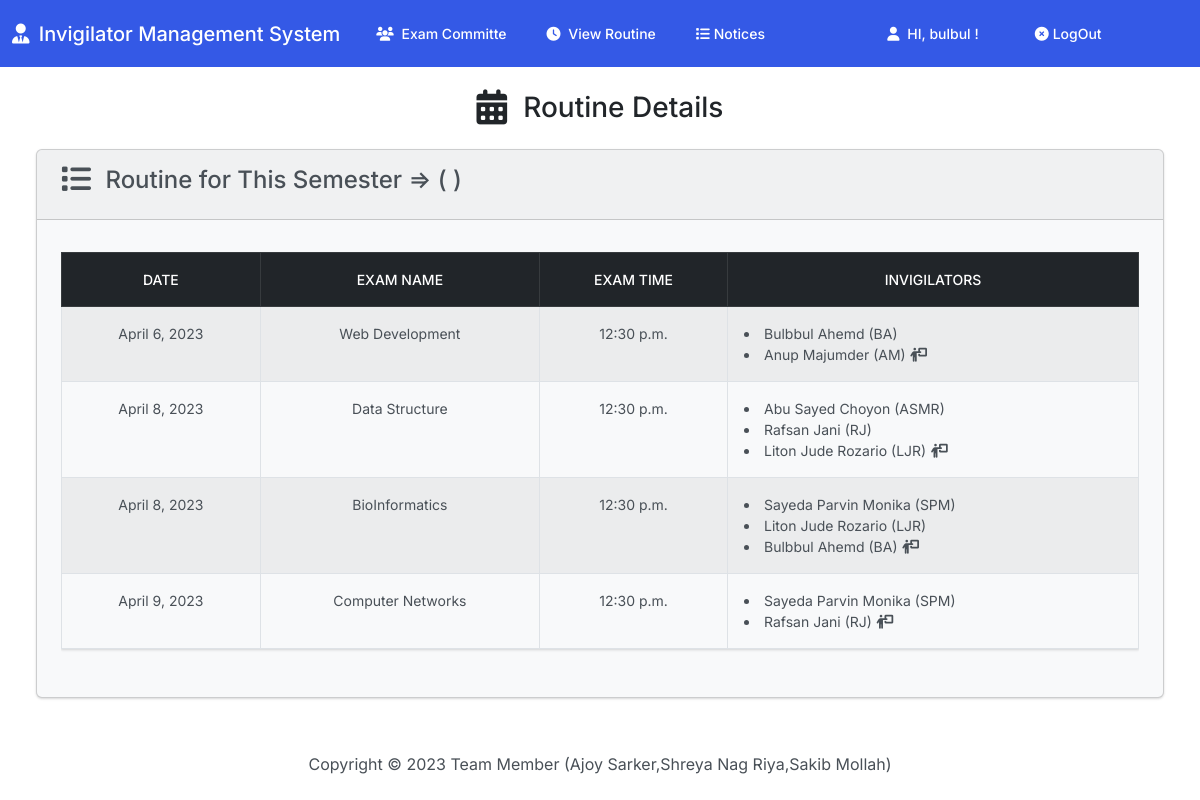
/viewsemester/1-1/ (signed in), run on the app's committed database.
### InvApp/models.py (models this page shows, shortened)
class Exam(models.Model):
    subject = models.OneToOneField(Course, on_delete=models.CASCADE, null=True)
    date = models.DateField()
    exam_time = models.TimeField(null=True)
    teachers = models.ManyToManyField(Teacher, null=True)

class Course (models.Model):
    course_name = models.CharField(max_length=200, null=True, unique=True)
    course_teacher = models.OneToOneField(
        Teacher, on_delete=models.CASCADE, null=True)
    def __str__(self):
        return self.course_name

class Teacher (models.Model):
    choice = (
        ('Yes', 'Chairman'),
        ('No', 'Just a Teacher')
    )
    user = models.OneToOneField(User, on_delete=models.CASCADE, null=True)
    first_name = models.CharField(max_length=50)
    last_name = models.CharField(max_length=50)
    short_name = models.CharField(max_length=10, null=True, unique=True)
    designation = models.CharField(max_length=50)
    image = models.ImageField(upload_to='images/', default='images/default_image.png')

### InvApp/views.py (the view)
# urls.py: path('viewsemester/<str:semester_name>/', views.EachSemesterView.as_view(), name='viewsemester'),
class EachSemesterView(LoginRequiredMixin, DetailView):
    login_url = 'stu_login'
    model = Semester
    template_name = 'inv/view_semester.html'
    context_object_name = 'semester'
    def get_object(self, queryset=None):
        semester_name = self.kwargs['semester_name']
        return get_object_or_404(Semester, semester_name=semester_name)
    def get_context_data(self, **kwargs):
        context = super().get_context_data(**kwargs)
        semester = self.object
        routine = get_object_or_404(Routine, semester=semester)
        selected_exams = routine.exams.all()
        context['exams'] = selected_exams
        return context

### InvApp/templates/inv/view_semester.html (shortened to what this page needs)
{% extends 'inv/base.html' %}
{% load static %}
{% block body %}
<h3 class="text-center m-4">
  <i class="fa-solid fa-calendar-days  fa-lg me-3"></i>Routine Details
</h3>
<div class="row">
  <div class="col-12">
    <div class="card bg-light ms-4 me-4 mb-4">
      <div class="card-header">
        <h4><i class="fa-solid fa-list fa-lg me-2"></i> Routine for This Semester => ( {{semester_name}} )</h4>
      </div>
      <div class="card-body">
        <p class="card-text">
        <div class="table-responsive">
          <table class="table table-hover
          table-striped table-bordered table-responsive
          border border-gray">
            <thead>
              <tr class="table-dark">
                <th class=" text-center" scope="col">Date</th>
                <th class=" text-center" scope="col">Exam Name</th>
                <th class=" text-center" scope="col">Exam Time</th>
                <th class=" text-center" scope="col">Invigilators</th>
              </tr>
            </thead>
            <tbody>
              {% for exam in exams %}
              <tr>
                <td class=" text-center ">{{exam.date}}</td>
                <td class=" text-center ">{{exam.subject}}</td>
                <td class=" text-center ">{{exam.exam_time}}</td>
                <td class=" text-start ">
                  {% for teacher in exam.teachers.all %}
                  {% if teacher.short_name != exam.subject.course_teacher.short_name %}
                  <li>{{ teacher.first_name }} {{teacher.last_name}} ({{teacher.short_name}})</li>
                  {% endif %}
                  {% endfor %}
                  <li>{{exam.subject.course_teacher.first_name}}
                     {{exam.subject.course_teacher.last_name}}
                     ({{exam.subject.course_teacher.short_name}}) <i class="fa-solid fa-person-chalkboard"></i>
                    </li>
                </td>
                {% endfor %}
              </tr>
            </tbody>
          </table>
        </div>
        </p>
      </div>
    </div>
  </div>
</div>
{% endblock %}

### InvApp/templates/inv/base.html (shortened to what this page needs)
{% load static %}
<!DOCTYPE html>
<html lang="en">
  <head>
    <link
      rel="stylesheet"
      href="https://cdnjs.cloudflare.com/ajax/libs/OwlCarousel2/2.3.4/assets/owl.carousel.min.css"
    />
    <link
      rel="stylesheet"
      href="https://cdnjs.cloudflare.com/ajax/libs/OwlCarousel2/2.3.4/assets/owl.theme.default.min.css"
    />
    <link
      rel="stylesheet"
      href="https://cdnjs.cloudflare.com/ajax/libs/font-awesome/6.2.0/css/all.min.css"
    />
    <link
      rel="stylesheet"
      href="https://cdnjs.cloudflare.com/ajax/libs/font-awesome/6.1.1/css/all.min.css"
    />
    <link href="{% static 'css/bootstrap.min.css' %}" rel="stylesheet" />
    <link href="{% static 'css/style.css' %}" rel="stylesheet" />
  </head>
  <body class="d-flex flex-column min-vh-100">
    <nav class="navbar navbar-expand-lg navbar-dark bg-primary">
      <div class="container-fluid">
        <a class="navbar-brand" href="{% url 'index' %}">
          <i class="fa-solid fa-user-tie  me-1"></i>
          {% if user.is_authenticated and user.is_superuser %}
          Invigilator
          {% else %}
          Invigilator Management System
          {% endif%}
        </a>
        <div class="collapse navbar-collapse" id="navbarColor01">
          <ul class="navbar-nav me-auto">
            {% if user.is_authenticated and user.is_superuser or user.teacher %}
            <li class="nav-item">
              <a class="nav-link" href="{% url 'viewcommittellist' %}">
                <i class="fa-sharp fa-solid fa-users  me-1"></i>
                Exam Committe
              </a>
            </li>
            {% endif %}
            <li class="nav-item">
              <a class="nav-link" href="{% url 'viewallsemester' %}">
                <i class="fa-solid fa-clock  me-1"></i> View Routine
              </a>
            </li>
            <li class="nav-item">
              <a class="nav-link" href="{% url 'allnotice' %}">
                <i class="fa-solid fa-list  me-1"></i>Notices
              </a>
            </li>
          </ul>
          <ul class="navbar-nav me-auto">
            {% if user.is_authenticated %}
            <li class="nav-item ms-lg-4">
              <a class="nav-link" href="{% url 'profile' username=user.username %}">
                <i class="fa-solid fa-user me-1"></i>
                HI, {{ user.username }} !
              </a>
            </li>
            <li class="nav-item ms-lg-4">
              <a class="nav-link" href="{% url 'logout' %}">
                <i class="fa-solid fa-circle-xmark  me-1 " ></i>LogOut
              </a>
            </li>
            {% endif %}
          </ul>
        </div>
      </div>
    </nav>
    <div class="container-fluid">
      {% block body %}
      {% endblock %}
    </div>
    <footer class="mt-auto mb-4">
      <div class="text-center">
        <span>
          Copyright &copy;
          Team Member (Ajoy Sarker,Shreya Nag Riya,Sakib Mollah)
        </span>
      </div>
    </footer>
  </body>
</html>

### data on the page
Exam: date "April 6, 2023", subject "Web Development", exam_time "12:30 p.m.", subject.course_teacher.first_name "Anup", subject.course_teacher.last_name "Majumder", subject.course_teacher.short_name "AM"
Teacher: first_name "Bulbbul", last_name "Ahemd", short_name "BA"
Exam: date "April 8, 2023", subject "Data Structure", exam_time "12:30 p.m.", subject.course_teacher.first_name "Liton Jude", subject.course_teacher.last_name "Rozario", subject.course_teacher.short_name "LJR"
Teacher: first_name "Abu Sayed", last_name "Choyon", short_name "ASMR"
Teacher: first_name "Rafsan", last_name "Jani", short_name "RJ"
Exam: date "April 8, 2023", subject "BioInformatics", exam_time "12:30 p.m.", subject.course_teacher.first_name "Bulbbul", subject.course_teacher.last_name "Ahemd", subject.course_teacher.short_name "BA"
Teacher: first_name "Sayeda", last_name "Parvin Monika", short_name "SPM"
Teacher: first_name "Liton Jude", last_name "Rozario", short_name "LJR"
Exam: date "April 9, 2023", subject "Computer Networks", exam_time "12:30 p.m.", subject.course_teacher.first_name "Rafsan", subject.course_teacher.last_name "Jani", subject.course_teacher.short_name "RJ"

### other printed values
{{ user.username }} "bulbul"
